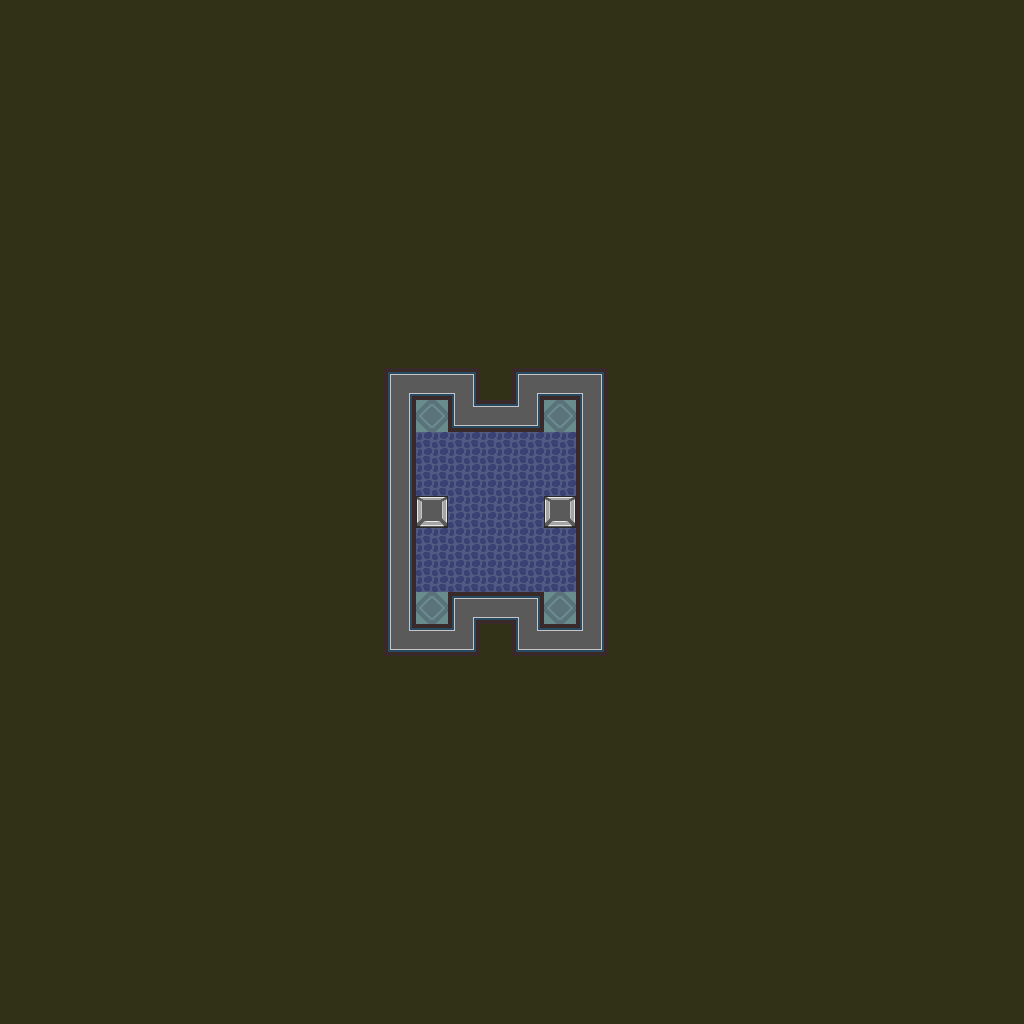

Rendered tile map (Tiled .tmx) drawn with the repository's tilesets; below, a short description and the map source with its tile grids summarised:
An orthogonal 64x64 tile map with 16x16 px tiles, 1 tile layer (base), 1 hidden layer not drawn and 4 objects.

<map version="1.10" tiledversion="1.12.1" orientation="orthogonal" renderorder="right-down" width="64" height="64" tilewidth="16" tileheight="16" infinite="0" nextlayerid="3" nextobjectid="5">
 <tileset firstgid="1" source="../classiciphone_pics4.tsx" />
 <layer id="1" name="base" width="64" height="64">
  <data>[4096 cells, 4096 non-empty, 25 distinct tile ids]</data>
 </layer>
 <layer id="2" name="collision" width="64" height="64" visible="0">
  <properties><property name="collision" value="true" /></properties>
  <data>[4096 cells, 128 non-empty, 1 distinct tile ids]</data>
 </layer>
 <objectgroup id="3" name="npcs">
  <object id="1" x="544.0" y="480.0" width="16" height="16">
   <properties>
    <property name="gani" value="classic_gc_ctf_blueflag.mng" />
    <property name="script" type="string">-- Auto-converted from GraalScript
-- join("gc_ctf_blueflag");</property>
   </properties>
  </object>
  <object id="2" x="416.0" y="480.0" width="16" height="16">
   <properties>
    <property name="gani" value="classic_gc_ctf_redflag.mng" />
    <property name="script" type="string">-- Auto-converted from GraalScript
-- join("gc_ctf_redflag");</property>
   </properties>
  </object>
  <object id="3" x="432.0" y="304.0" width="16" height="16">
   <properties>
    <property name="script" type="string">-- Auto-converted from GraalScript
-- join("level_nodropitems");</property>
   </properties>
  </object>
  <object id="4" x="480.0" y="304.0" width="16" height="16">
   <properties>
    <property name="script" type="string">-- Auto-converted from GraalScript
joinResource("gc_ctf_systems")</property>
   </properties>
  </object>
 </objectgroup>
</map>
